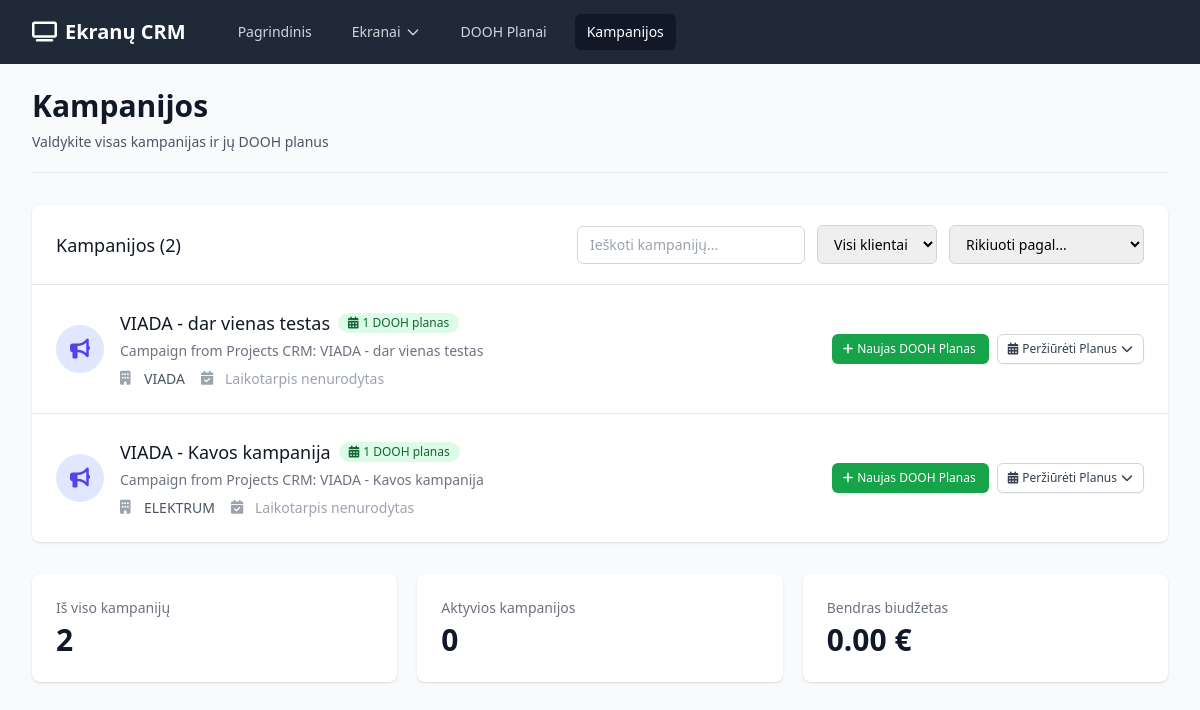
The page /campaigns on the database as committed earlier.
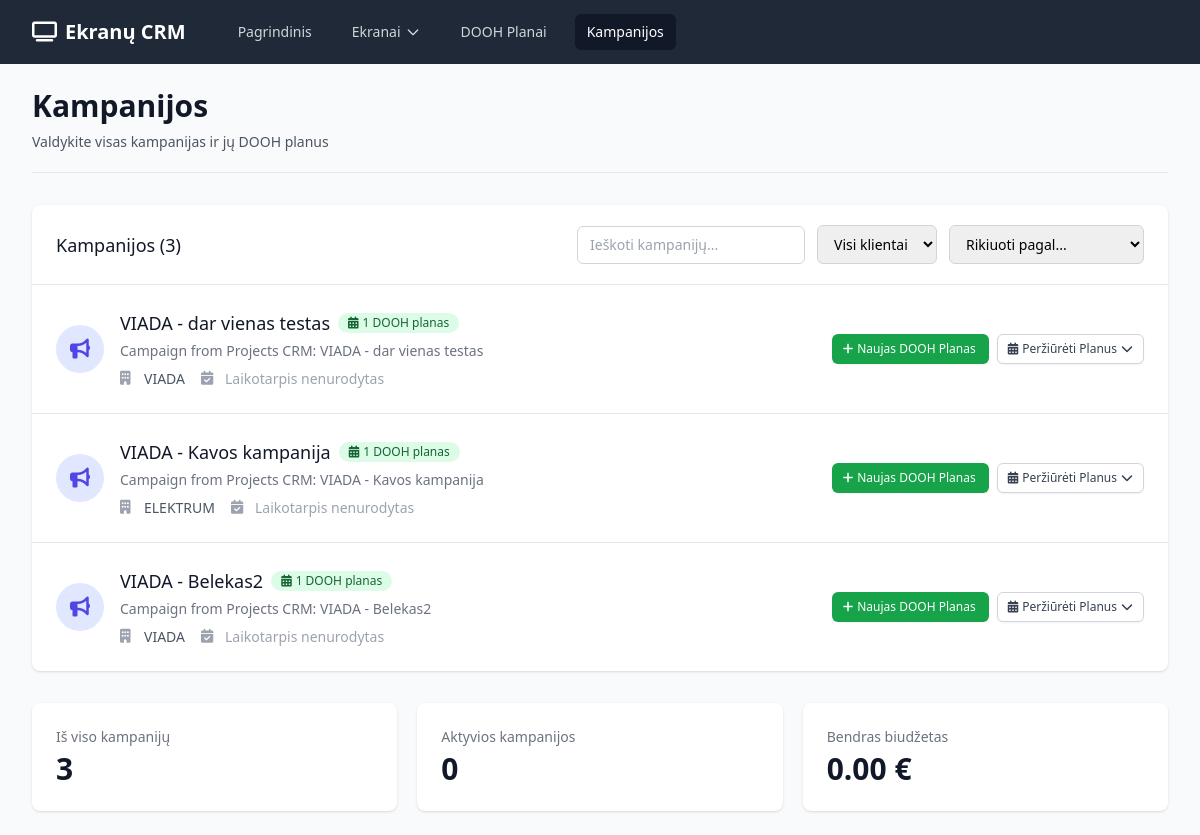
The same page on the database as committed later.
### app.py (models this page shows)
class Campaign(db.Model):
    id = db.Column(db.Integer, primary_key=True)
    client_id = db.Column(db.Integer, db.ForeignKey('client.id'), nullable=False)
    name = db.Column(db.String(100), nullable=False)
    description = db.Column(db.Text)
    start_date = db.Column(db.Date)
    end_date = db.Column(db.Date)
    budget = db.Column(db.Float)
    created_at = db.Column(db.DateTime, default=datetime.utcnow)
    dooh_plans = db.relationship('DOOHPlan', backref='campaign', lazy=True, cascade='all, delete-orphan')

class Client(db.Model):
    id = db.Column(db.Integer, primary_key=True)
    name = db.Column(db.String(100), nullable=False)
    email = db.Column(db.String(100))
    phone = db.Column(db.String(20))
    contact_person = db.Column(db.String(100))
    company = db.Column(db.String(100))
    created_at = db.Column(db.DateTime, default=datetime.utcnow)
    campaigns = db.relationship('Campaign', backref='client', lazy=True, cascade='all, delete-orphan')

### app.py (the view)
@app.route('/campaigns')
def campaigns():
    campaigns = Campaign.query.all()
    return render_template('campaigns.html', campaigns=campaigns)

### templates/campaigns.html (shortened to what the changed rows need)
{% extends "base.html" %}
{% block content %}
<div class="pb-5 border-b border-gray-200 mb-8">
    <div class="flex justify-between items-center">
        <div>
            <h1 class="text-3xl font-bold text-gray-900">Kampanijos</h1>
        </div>
    </div>
</div>
{% if campaigns %}
<div class="bg-white shadow overflow-hidden sm:rounded-lg mb-8">
    <div class="px-4 py-5 sm:px-6">
        <div class="flex justify-between items-center">
            <h3 class="text-lg leading-6 font-medium text-gray-900">Kampanijos ({{ campaigns|length }})</h3>
            <div class="flex items-center space-x-3">
                <input type="text" id="campaignFilter" placeholder="Ieškoti kampanijų..."
                       class="px-3 py-2 border border-gray-300 rounded-md text-sm focus:outline-none focus:ring-indigo-500 focus:border-indigo-500">
                <select id="filterClient" class="px-3 py-2 border border-gray-300 rounded-md text-sm focus:outline-none focus:ring-indigo-500 focus:border-indigo-500">
                    <option value="">Visi klientai</option>
                    {% set clients = [] %}
                    {% for campaign in campaigns %}
                        {% if campaign.client.name not in clients %}
                            {% set _ = clients.append(campaign.client.name) %}
                        {% endif %}
                    {% endfor %}
                </select>
                <select id="sortBy" class="px-3 py-2 border border-gray-300 rounded-md text-sm focus:outline-none focus:ring-indigo-500 focus:border-indigo-500">
                    <option value="">Rikiuoti pagal...</option>
                </select>
            </div>
        </div>
    </div>
    <div class="border-t border-gray-200">
        <ul class="divide-y divide-gray-200" id="campaignsList">
            {% for campaign in campaigns %}
            <li class="campaign-item hover:bg-gray-50" data-client="{{ campaign.client.name }}">
                <div class="px-4 py-6 sm:px-6">
                    <div class="flex items-center justify-between">
                        <div class="flex items-center">
                            <div class="flex-shrink-0">
                                <div class="h-12 w-12 rounded-full bg-indigo-100 flex items-center justify-center">
                                    <i class="fas fa-bullhorn text-indigo-600 text-xl"></i>
                                </div>
                            </div>
                            <div class="ml-4">
                                <div class="flex items-center">
                                    <p class="text-lg font-medium text-gray-900 campaign-name">{{ campaign.name }}</p>
                                    <div class="ml-2 flex space-x-1">
                                        {% if campaign.dooh_plans|length > 0 %}
                                        <span class="inline-flex items-center px-2.5 py-0.5 rounded-full text-xs font-medium bg-green-100 text-green-800">
                                            <i class="fas fa-calendar-alt mr-1"></i>
                                            {{ campaign.dooh_plans|length }} DOOH {{ 'planas' if campaign.dooh_plans|length == 1 else 'planai' }}
                                        </span>
                                        {% endif %}
                                    </div>
                                </div>
                                {% if campaign.description %}
                                <p class="mt-1 text-sm text-gray-500">{{ campaign.description[:100] }}{% if campaign.description|length > 100 %}...{% endif %}</p>
                                {% endif %}
                                <div class="mt-2 flex items-center space-x-4 text-sm">
                                    <div class="flex items-center text-gray-600">
                                        <i class="fas fa-building w-4 h-4 mr-2 text-gray-400"></i>
                                        <span class="campaign-client">{{ campaign.client.name }}</span>
                                    </div>
                                    <div class="flex items-center text-gray-600">
                                        <i class="fas fa-calendar-check w-4 h-4 mr-2 text-gray-400"></i>
                                        <span>
                                            {% if campaign.start_date and campaign.end_date %}
                                                {{ campaign.start_date.strftime('%Y-%m-%d') }} - {{ campaign.end_date.strftime('%Y-%m-%d') }}
                                            {% elif campaign.start_date %}
                                                Nuo {{ campaign.start_date.strftime('%Y-%m-%d') }}
                                            {% elif campaign.end_date %}
                                                Iki {{ campaign.end_date.strftime('%Y-%m-%d') }}
                                            {% else %}
                                                <span class="text-gray-400">Laikotarpis nenurodytas</span>
                                            {% endif %}
                                        </span>
                                    </div>
                                </div>
                            </div>
                        </div>
                        <div class="flex items-center space-x-2">
                            <a href="{{ url_for('new_dooh_plan') }}?campaign_id={{ campaign.id }}"
                               class="inline-flex items-center px-3 py-1.5 border border-transparent text-xs font-medium rounded-md shadow-sm text-white bg-green-600 hover:bg-green-700 focus:outline-none focus:ring-2 focus:ring-offset-2 focus:ring-green-500">
                                <i class="fas fa-plus -ml-0.5 mr-1"></i>
                                Naujas DOOH Planas
                            </a>
                            {% if campaign.dooh_plans|length > 0 %}
                            <div class="relative inline-block text-left">
                                <button type="button" onclick="toggleDropdown('dropdown-{{ campaign.id }}')"
                                        class="inline-flex items-center px-3 py-1.5 border border-gray-300 shadow-sm text-xs font-medium rounded-md text-gray-700 bg-white hover:bg-gray-50 focus:outline-none focus:ring-2 focus:ring-offset-2 focus:ring-indigo-500">
                                    <i class="fas fa-calendar-alt -ml-0.5 mr-1"></i>
                                    Peržiūrėti Planus
                                    <i class="fas fa-chevron-down ml-1 -mr-0.5"></i>
                                </button>
                            </div>
                            {% endif %}
                        </div>
                    </div>
                </div>
            </li>
            {% endfor %}
        </ul>
    </div>
</div>
<div class="grid grid-cols-1 gap-5 sm:grid-cols-3">
    <div class="bg-white overflow-hidden shadow rounded-lg">
        <div class="px-4 py-5 sm:p-6">
            <dt class="text-sm font-medium text-gray-500 truncate">Iš viso kampanijų</dt>
            <dd class="mt-1 text-3xl font-semibold text-gray-900">{{ campaigns|length }}</dd>
        </div>
    </div>
    <div class="bg-white overflow-hidden shadow rounded-lg">
        <div class="px-4 py-5 sm:p-6">
            <dt class="text-sm font-medium text-gray-500 truncate">Aktyvios kampanijos</dt>
            {% set active_count = campaigns|selectattr('start_date')|selectattr('end_date')|list|length %}
            <dd class="mt-1 text-3xl font-semibold text-gray-900">{{ active_count }}</dd>
        </div>
    </div>
    <div class="bg-white overflow-hidden shadow rounded-lg">
        <div class="px-4 py-5 sm:p-6">
            <dt class="text-sm font-medium text-gray-500 truncate">Bendras biudžetas</dt>
            {% set total_budget = 0 %}
            {% for campaign in campaigns %}
                {% if campaign.budget %}
                    {% set total_budget = total_budget + campaign.budget %}
                {% endif %}
            {% endfor %}
            <dd class="mt-1 text-3xl font-semibold text-gray-900">{{ "%.2f"|format(total_budget) }} €</dd>
        </div>
    </div>
</div>
{% endif %}
{% endblock %}

Rows that differ between the two databases and show on the page:
added Campaign: name "VIADA - Belekas2", dooh_plans|length "1", dooh_plans "planas", description "Campaign from Projects CRM: VIADA - Belekas2", client.name "VIADA", shows "Laikotarpis nenurodytas"
Other text that changed with them:
{{ campaigns|length }}: "2" → "3"
